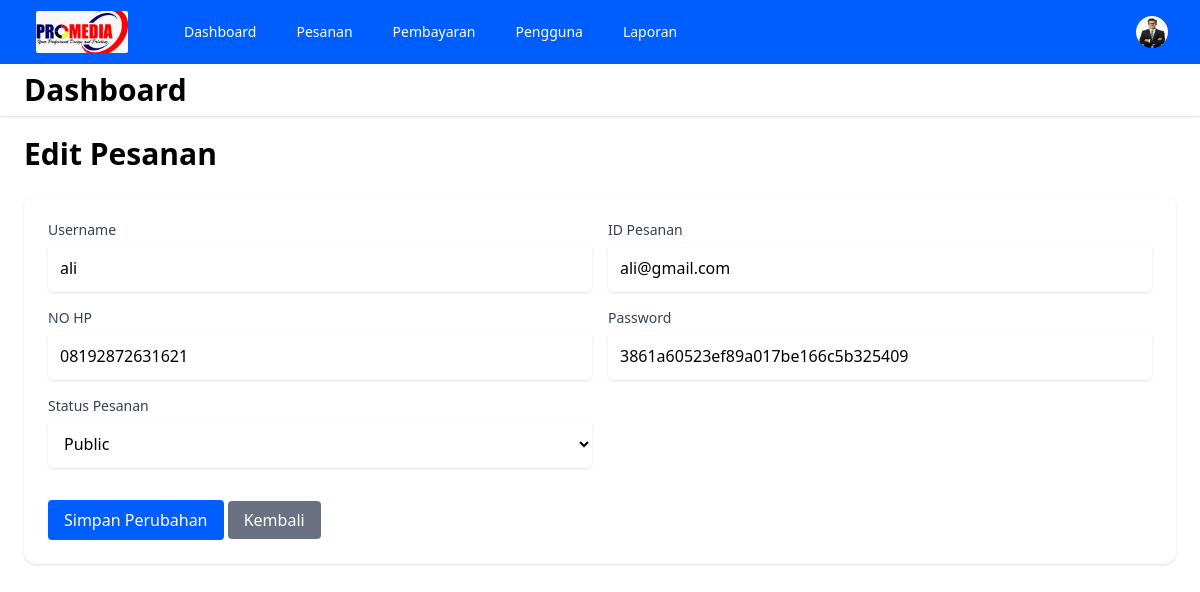
/views/admin/dashboard.php?page=verifikasipengguna&email=ali@gmail.com (signed in), run on the app's committed database.
### tables this page shows
CREATE TABLE `pengguna` (
  `username` varchar(100) NOT NULL,
  `email` varchar(100) NOT NULL,
  `no_hp` varchar(25) NOT NULL,
  `alamat` text NOT NULL,
  `password` varchar(50) NOT NULL,
  `role` varchar(25) DEFAULT NULL
);

### views/admin/verifikasipengguna.php (the view, shortened to what this page needs)
<div class="max-w-6xl mx-auto mt-5">
    <header class="mb-6">
        <h1 class="text-3xl font-bold text-primary">
            Edit Pesanan
        </h1>
    </header>
    <?php
        include "../../database/koneksi.php";
        if(isset($_GET['email'])) {
        $email=$_GET['email'];
        $query = "SELECT  * FROM pengguna where email = '$email'";
        $result = mysqli_query($koneksi, $query);
        $data = mysqli_fetch_array($result);
}
    ?>
    <form class="bg-white p-6 rounded-xl shadow space-y-4 mt-5" method="POST" action="" enctype="multipart/form-data">
        <div class="grid grid-cols-1 md:grid-cols-2 gap-4">
            <div>
                <label class="block text-sm font-medium text-gray-700">Username</label>
                <input type="text" name="username" value="<?php echo $data['username']; ?>"
                    class="p-3 mt-1 block w-full rounded-md border-gray-300 shadow-sm" readonly>
            </div>
            <div>
                <label class="block text-sm font-medium text-gray-700">ID Pesanan</label>
                <input type="text" name="email" value="<?php echo $data['email']; ?>"
                    class="p-3 mt-1 block w-full rounded-md border-gray-300 shadow-sm" readonly>
            </div>
            <div>
                <label class="block text-sm font-medium text-gray-700">NO HP</label>
                <input type="text" name="no_hp" value="<?php echo $data['no_hp']; ?>"
                    class="p-3 mt-1 block w-full rounded-md border-gray-300 shadow-sm" readonly>
            </div>
            <div>
                <label class="block text-sm font-medium text-gray-700">Password</label>
                <input type="text" name="password" value="<?php echo $data['password']; ?>"
                    class="p-3 mt-1 block w-full rounded-md border-gray-300 shadow-sm" readonly>
            </div>
            <div>
                <label class="block text-sm font-medium text-gray-700">Status Pesanan</label>
                <select name="role" class="p-3 mt-1 block w-full rounded-md border-gray-300 shadow-sm">
                    <option value="public" <?php echo $data['role'] == "public" ? "selected" : ""; ?>>
                        Public
                    </option>
                </select>
            </div>
        </div>
        <div class="pt-4">
            <button type="submit" class="bg-[#005EFF] text-white px-4 py-2 rounded hover:bg-blue-700">Simpan
                Perubahan</button>
            <a href="?page=pengguna" class="bg-gray-500 text-white px-4 py-2 rounded hover:bg-black">Kembali</a>
        </div>
    </form>
</div>

### data on the page
pengguna: username "ali", email "ali@gmail.com", no_hp "08192872631621", password "3861a60523ef89a017be166c5b325409", role "Public"
